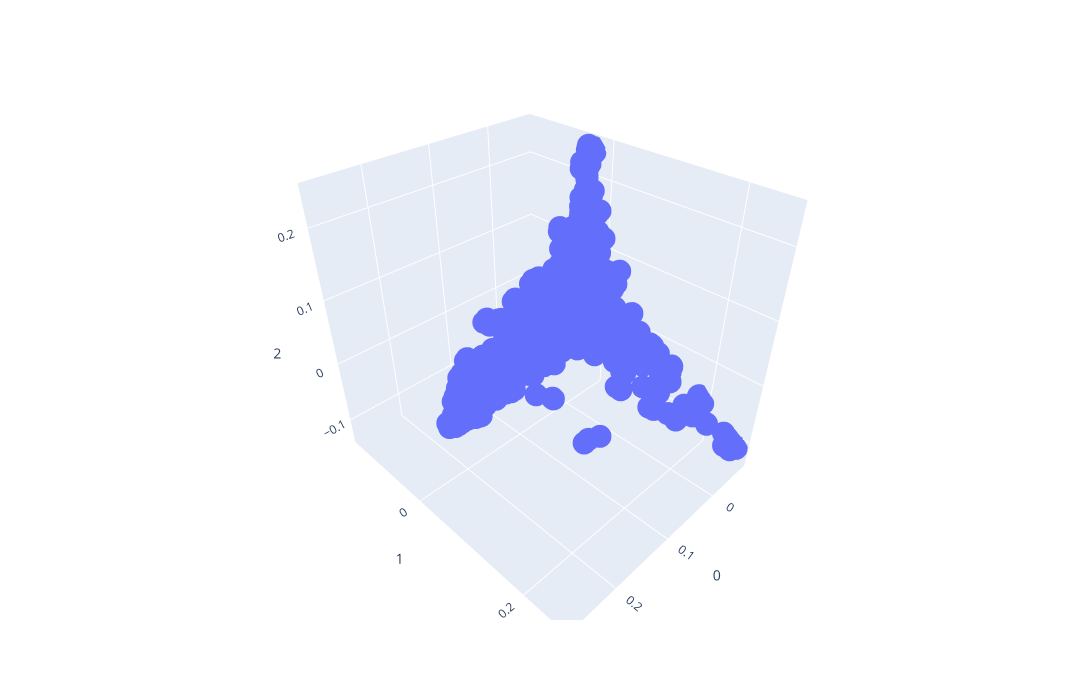

Write notebook code for a chart like this one.
### Code cell
fig = px.scatter_3d(plot_pca[1], x =0 , y = 1, z = 2, hover_data={"name": plot_pca[1].index.get_level_values(0),
                                                              "industry": plot_pca[1].index.get_level_values(1)},
                     width=1200, height=700)
fig.show()

### Figure 1 — Plotly figure (JSON) as saved in the notebook; plotly's stock layout.template omitted (floating-point values rounded to 4 significant figures; data arrays with more than 128 entries replaced by an {"elided": "..."} marker saying what was removed)
{"data": [{"customdata": {"elided": "1692x2 mixed values"}, "hovertemplate": "0=%{x}<br>1=%{y}<br>2=%{z}<br>name=%{customdata[0]}<br>industry=%{customdata[1]}<extra></extra>", "legendgroup": "", "marker": {"color": "#636efa", "symbol": "circle"}, "mode": "markers", "name": "", "scene": "scene", "showlegend": false, "type": "scatter3d", "x": {"elided": "1692 float values"}, "y": {"elided": "1692 float values"}, "z": {"elided": "1692 float values"}}], "layout": {"height": 700, "legend": {"tracegroupgap": 0}, "margin": {"t": 60}, "scene": {"domain": {"x": [0, 1], "y": [0, 1]}, "xaxis": {"title": {"text": "0"}}, "yaxis": {"title": {"text": "1"}}, "zaxis": {"title": {"text": "2"}}}, "width": 1200}}
